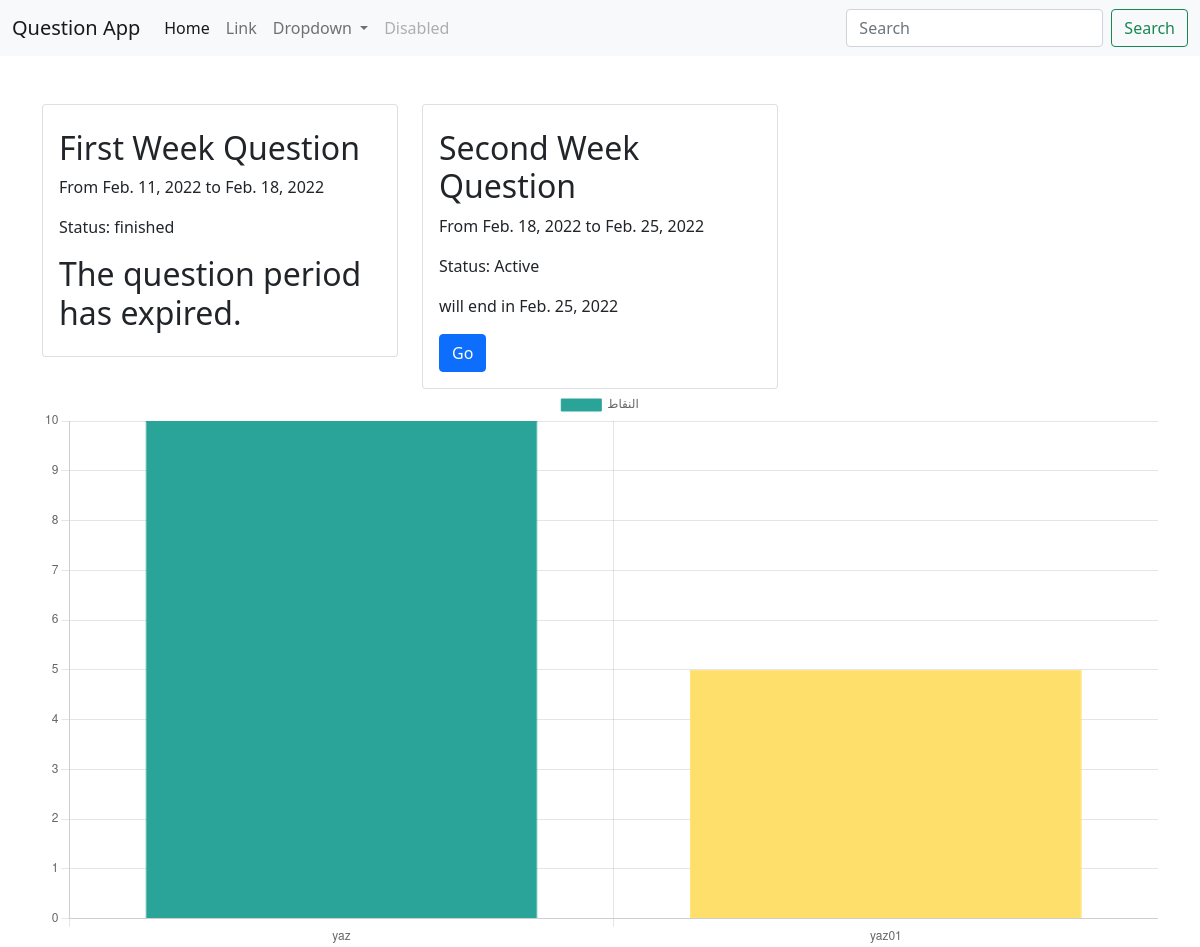
The page / on the database its author committed.
### main/models.py (models this page shows)
class Quiz(models.Model):
    name = models.CharField(max_length=255)
    created_at = models.DateTimeField(auto_now_add=True)
    date_start = models.DateField()
    date_end = models.DateField()

### main/views.py (the view)
def index(request):
    quizs = Quiz.objects.all()
    users  = User.objects.all()
    li_users = []
    li_points = []
    for i in users:
        po =  Points.objects.filter(correct_answer_point__created_by=i, correct_answer_point__correct_answer__is_correct=True)
        if po:
            li_users.append(str(i.username))
        to_pos = 0
        for p in po:
            to_pos = to_pos + p.proints
        li_points.append(to_pos)
    context = {
        'quizs':quizs,
        'li_users':li_users,
        'li_points':li_points,
    }
    return render(request, 'main/index.html',context)

### main/today_context_processor.py (called while the page is built)
def get_date_today(request):
    today = datetime.today()
    return {'today':today}

### templates/main/index.html (shortened to what this page needs)
{% extends 'main/base.html'%}
{% block body %}
    <div class="row">
        {% for quiz in quizs %}
            <div class="col-4">
                <div class="card mt-5">
                    <div class="card-body">
                        <h5 class="card-title"> <h2>{{quiz.name}}</h2></h5>
                        <p>From {{quiz.date_start}} to {{quiz.date_end}}</p>
                        {% if quiz.date_end >= today.date %}
                            <p>Status: Active</p>
                            <p>will end in {{quiz.date_end}}</p>
                            <a href="{% url 'main:quiz' quiz.id %}" class="btn btn-primary">Go</a>
                        {% else %}
                            <p>Status: finished</p>
                            <h2>The question period has expired.</h2>
                        {% endif %}
                    </div>
                </div>
            </div>
        {% endfor %}
<div>
    <canvas id="myChart"></canvas>
</div>
<script>
    const ctx = document.getElementById('myChart').getContext('2d');
    const myChart = new Chart(ctx, {
        type: 'bar',
        data: {
            labels: [{% for i in li_users %}'{{i}}',{% endfor %}],
            datasets: [{
                label: 'النقاط',
                data: {{li_points}},
                backgroundColor: [
                    '#2aa499',
                    '#FFDF6B',
                    '#2aa499',
                    '#FFDF6B',
                    '#2aa499'
                ],
                borderColor: [
                    '#2aa499',
                    '#FFDF6B',
                    '#2aa499',
                    '#FFDF6B',
                    '#2aa499'
                ],
                borderWidth: 1
            }]
        },
        options: {
            scales: {
                y: {
                    beginAtZero: true
                }
            }
        }
    });
    </script>
{% endblock %}

### rows shown on the page
Quiz: name "First Week Question", date_start "Feb. 11, 2022", date_end "Feb. 18, 2022", shows "Status: finished"
Quiz: name "Second Week Question", date_start "Feb. 18, 2022", date_end "Feb. 25, 2022"

### other values the page prints
chart data {{ i }} yaz, yaz01
chart data {{ li_points }} [10, 5, 0]
